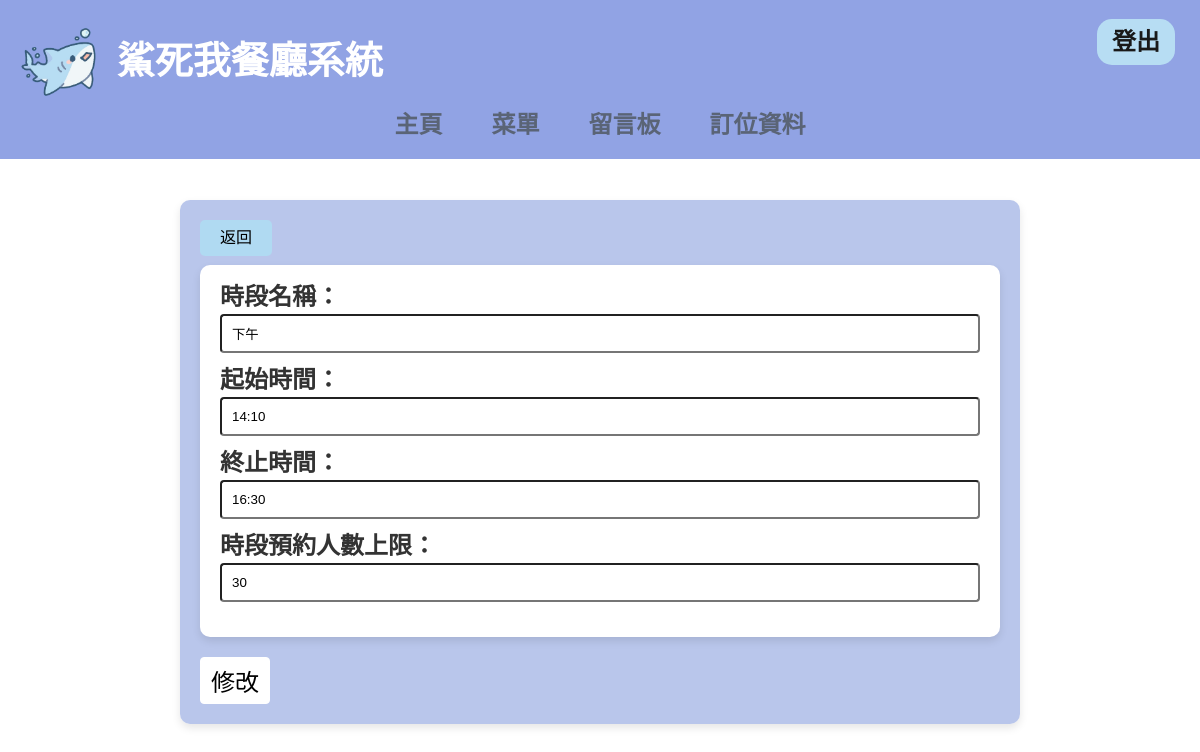
Before: /timeModify/2 (signed in) with the older database file.
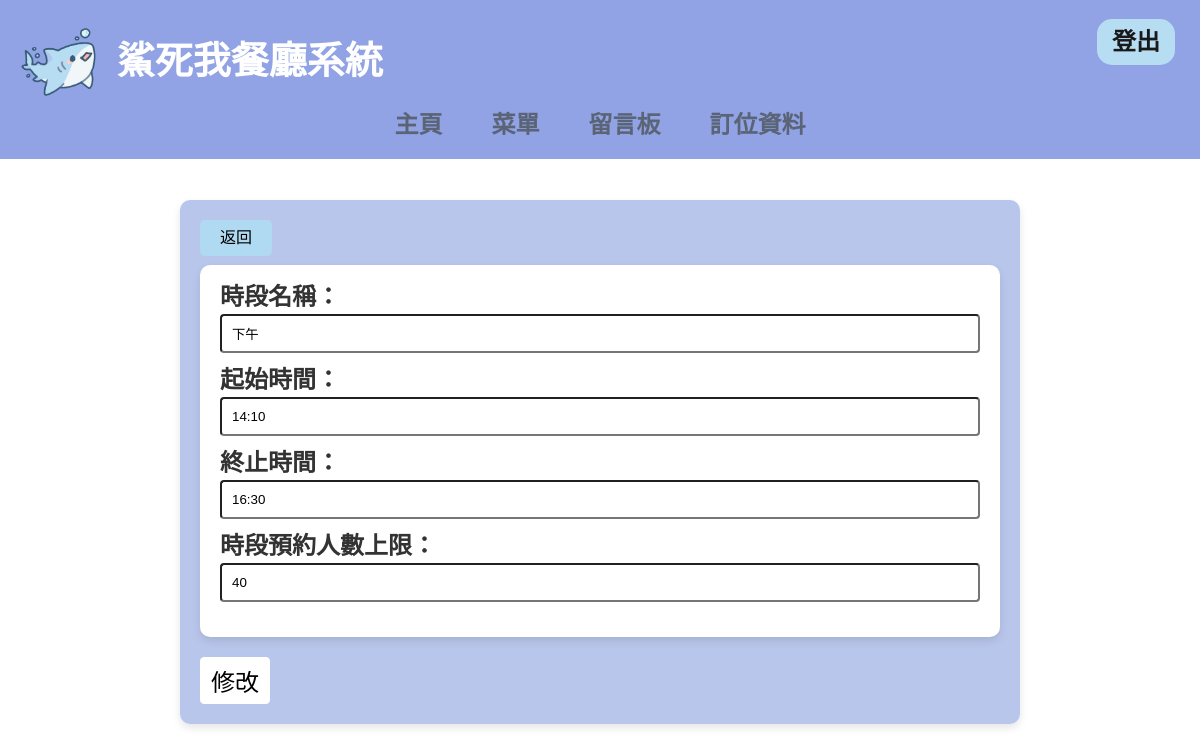
After: the same page with the newer database file.
### customer/models.py (models this page shows, shortened)
class Time(models.Model):
    name=models.CharField(max_length=50)
    timeStart=models.TimeField()
    timeEnd=models.TimeField()
    numberOfPeopleMax=models.IntegerField(default=100)

### shop/views.py (the view)
# urls.py: path('timeModify/<int:time_id>',timeModify, name='timeModify'), #時段管理
@login_required
def timeModify(request, time_id):
    if request.user.is_superuser and Time.objects.filter(id=time_id).exists():
        time=Time.objects.get(id=time_id)
        form = TimeForm(instance=time)
        if request.method == 'POST':
            form = TimeForm(request.POST, request.FILES, instance=time)
            if form.is_valid():
                form.save()
                msg = '更改成功'
        return render(request, 'timeModify.html', locals())
    return redirect('home')

### customer/forms.py
class TimeForm(forms.ModelForm):
    class Meta:
        model = Time
        fields = ['name', 'timeStart', 'timeEnd', 'numberOfPeopleMax']
        labels = {
            'name':'時段名稱',
            'timeStart':'起始時間',
            'timeEnd':'終止時間',
            'numberOfPeopleMax':'時段預約人數上限'
        }

### template/html/timeModify.html (shortened to what this page needs)
<html lang="en">
<head>
    <link rel="stylesheet" href="/static/CSS/menuModify.css">
</head>
<body>
    {% include 'header.html' %}
    <div class="acard1">
        <a class="btnBack1" href="/">返回</a>
        <form method="post" action="/timeModify/{{ time_id }}">
            <div class="things1">
                <div class="form-group">
                    {{ form.name.label_tag }}
                    {{ form.name }}
                </div>
                <div class="form-group">
                    {{ form.timeStart.label_tag }}
                    {{ form.timeStart }}
                </div>
                <div class="form-group">
                    {{ form.timeEnd.label_tag }}
                    {{ form.timeEnd }}
                </div>
                <div class="form-group">
                    {{ form.numberOfPeopleMax.label_tag }}
                    {{ form.numberOfPeopleMax }}
                </div>
            </div>
            <input type="submit" value="修改" class="btn">
        </form>
    </div>
</body>
</html>

Changed rows visible on the page:
changed Time "下午": numberOfPeopleMax "30" → "40"
